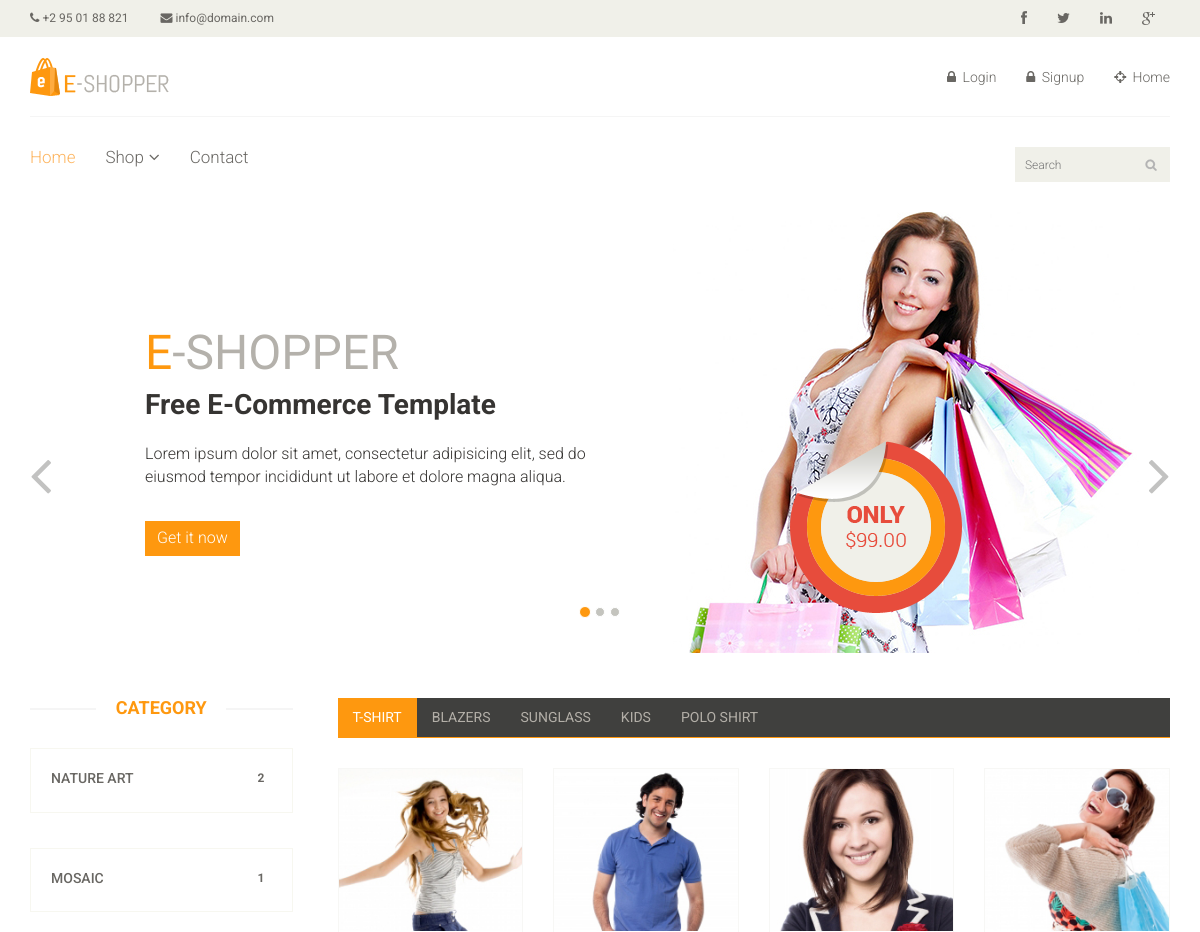
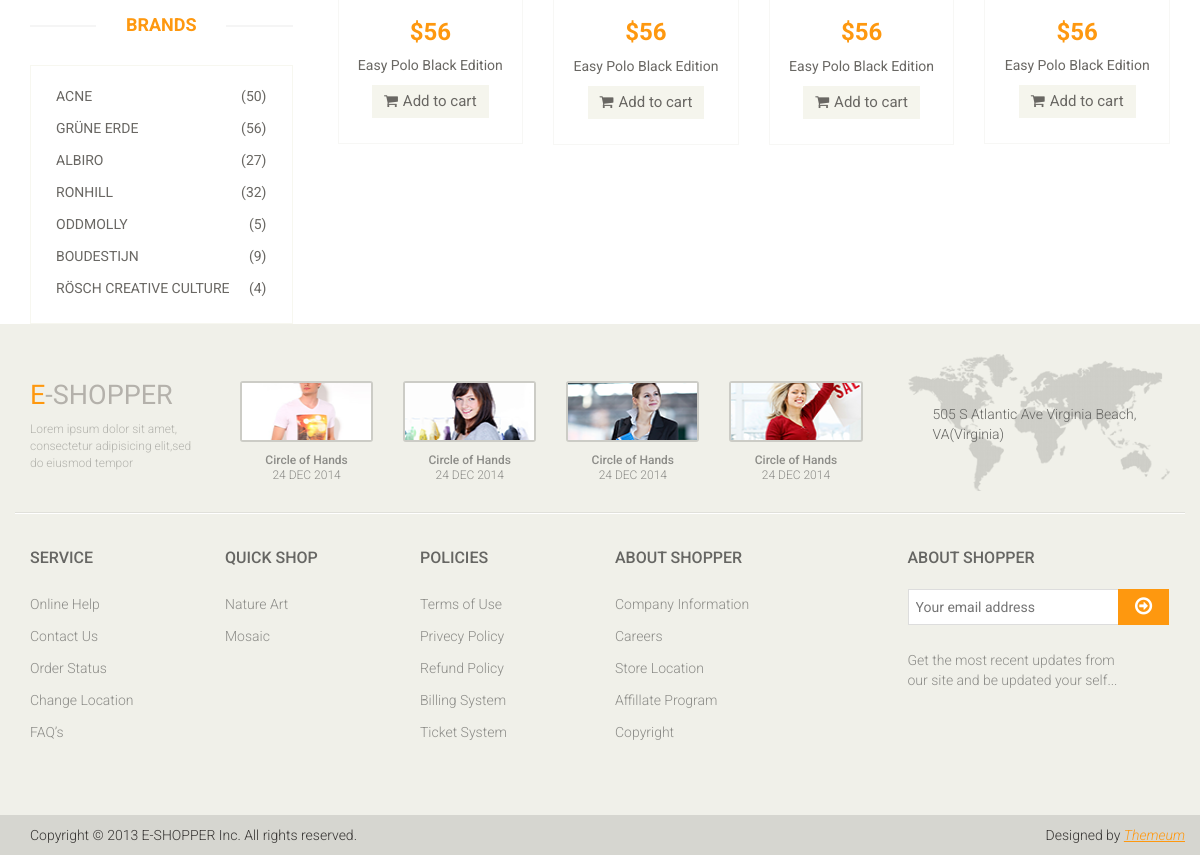
The page / on the database its author committed (2 pictures, top to bottom).
### artapp/models.py (models this page shows, shortened)
class Category(models.Model):
    name = models.CharField(max_length=150, blank=False)
    description = models.TextField(max_length=1500, blank=False)

### userapp/views.py (the view)
# urls.py: path('',home_view, name='home'),
def home_view(request):
    print(request.user)
    user= Custombaseuser.objects.filter(id=request.user.pk).first()
    art = Artproduct.objects.filter(owner__pk=request.user.pk)
    category = Category.objects.all()
    print(art)
    context={'user':user,'art':art,'category':category}
    return render(request, 'index.html', context)

### artapp/models.py (called while the page is built)
    def get_absolute_url(self):
        return reverse('product_view',kwargs={"id":self.name})

    def __str__(self):
        return f'{self.name}'

### artapp/templatetags/artproductserializer.py (called while the page is built)
@register.filter
def artproduct_count(value):
    countval = Artproduct.objects.filter(category_id=value)
    return countval.count()

@register.filter
def artproduct_loop(value):
    countval = Artproduct.objects.filter(category_id=value)
    return countval

### templates/index.html (shortened to what this page needs)
{% load static %}
{% load artproductserializer %}
<!DOCTYPE html>
<html lang="en">
<head>
	<link href="{% static 'css/bootstrap.min.css' %}" rel="stylesheet">
	<link href="{% static 'css/font-awesome.min.css' %}" rel="stylesheet">
	<link href="{% static 'css/prettyPhoto.css' %}" rel="stylesheet">
	<link href="{% static 'css/price-range.css' %}" rel="stylesheet">
	<link href="{% static 'css/animate.css' %}" rel="stylesheet">
	<link href="{% static 'css/main.css' %}" rel="stylesheet">
	<link href="{% static 'css/responsive.css' %}" rel="stylesheet">
</head>
<body>
	<header id="header">
		{% block header_top %}
		<div class="header_top">
			<div class="container">
				<div class="row">
					<div class="col-sm-6">
						<div class="contactinfo">
							<ul class="nav nav-pills">
								<li><a href="#"><i class="fa fa-phone"></i> +2 95 01 88 821</a></li>
								<li><a href="#"><i class="fa fa-envelope"></i> info@domain.com</a></li>
							</ul>
						</div>
					</div>
					<div class="col-sm-6">
						<div class="social-icons pull-right">
							<ul class="nav navbar-nav">
								<li><a href="#"><i class="fa fa-facebook"></i></a></li>
								<li><a href="#"><i class="fa fa-twitter"></i></a></li>
								<li><a href="#"><i class="fa fa-linkedin"></i></a></li>
								<li><a href="#"><i class="fa fa-google-plus"></i></a></li>
							</ul>
						</div>
					</div>
				</div>
			</div>
		</div>
		{% endblock header_top %}
		{% block header_middle %}
		<div class="header-middle">
			<div class="container">
				<div class="row">
					<div class="col-sm-4">
						<div class="logo pull-left">
							<a href="index.html"><img src="images/home/logo.png" alt="LOGO" /></a>
						</div>
					</div>
					<div class="col-sm-8">
						<div class="shop-menu pull-right">
							<ul class="nav navbar-nav">
								{% if request.user.is_authenticated %}
								<li><a href="#"><i class="fa fa-user"></i> Account</a></li>
								<li><a href="#"><i class="fa fa-star"></i> Wishlist</a></li>
								<li><a href="checkout.html"><i class="fa fa-crosshairs"></i> Checkout</a></li>
								<li><a href="cart.html"><i class="fa fa-shopping-cart"></i> Cart</a></li>
								{%else%}
								<li><a href="{% url 'login' %}"><i class="fa fa-lock"></i> Login</a></li>
								<li><a href="{% url 'signup' %}"><i class="fa fa-lock"></i> Signup</a></li>
								<li><a href="{% url 'home' %}"><i class="fa fa-crosshairs"></i> Home</a></li>
								{%endif%}
							</ul>
						</div>
					</div>
				</div>
			</div>
		</div>
		{% endblock header_middle %}
		{% block header_bottom %}
		<div class="header-bottom">
			<div class="container">
				<div class="row">
					<div class="col-sm-9">
						<div class="mainmenu pull-left">
							<ul class="nav navbar-nav collapse navbar-collapse">
								<li><a href="index.html" class="active">Home</a></li>
								<li class="dropdown"><a href="#">Shop<i class="fa fa-angle-down"></i></a>
								</li>
								<li><a href="contact-us.html">Contact</a></li>
							</ul>
						</div>
					</div>
					<div class="col-sm-3">
						<div class="search_box pull-right">
							<input type="text" placeholder="Search" />
						</div>
					</div>
				</div>
			</div>
		</div>
		{% endblock header_bottom %}
	</header>
	{% block slider %}
	<section id="slider">
		<div class="container">
			<div class="row">
				<div class="col-sm-12">
					<div id="slider-carousel" class="carousel slide" data-ride="carousel">
						<ol class="carousel-indicators">
							<li data-target="#slider-carousel" data-slide-to="0" class="active"></li>
							<li data-target="#slider-carousel" data-slide-to="1"></li>
							<li data-target="#slider-carousel" data-slide-to="2"></li>
						</ol>
						<div class="carousel-inner">
							<div class="item active">
								<div class="col-sm-6">
									<h1><span>E</span>-SHOPPER</h1>
									<h2>Free E-Commerce Template</h2>
									<p>Lorem ipsum dolor sit amet, consectetur adipisicing elit, sed do eiusmod tempor
										incididunt ut labore et dolore magna aliqua. </p>
									<button type="button" class="btn btn-default get">Get it now</button>
								</div>
								<div class="col-sm-6">
									<img src="images/home/girl1.jpg" class="girl img-responsive" alt="" />
									<img src="images/home/pricing.png" class="pricing" alt="" />
								</div>
							</div>
						</div>
						<a href="#slider-carousel" class="left control-carousel hidden-xs" data-slide="prev">
							<i class="fa fa-angle-left"></i>
						</a>
						<a href="#slider-carousel" class="right control-carousel hidden-xs" data-slide="next">
							<i class="fa fa-angle-right"></i>
						</a>
					</div>
				</div>
			</div>
		</div>
	</section>
	{% endblock slider %}
	<section>
		<div class="container">
			<div class="row">
				<div class="col-sm-3">
					<div class="left-sidebar">
						{% block category %}
						<h2>Category</h2>
						{%for i in category%}
						<div class="panel-group category-products" id="accordian">
							<div class="panel panel-default">
								<div class="panel-heading">
									<h4 class="panel-title">
										<a data-toggle="collapse" data-parent="#accordian" href="#{{i.id}}">
											<span class="badge pull-right">{{ i.id|artproduct_count }}</span>
											{{i.name}}
										</a>
									</h4>
								</div>
							</div>
						</div>
						{%endfor%}
						{% endblock category %}
						{% block brands %}
						<div class="brands_products">
							<h2>Brands</h2>
							<div class="brands-name">
								<ul class="nav nav-pills nav-stacked">
									<li><a href="#"> <span class="pull-right">(50)</span>Acne</a></li>
									<li><a href="#"> <span class="pull-right">(56)</span>Grüne Erde</a></li>
									<li><a href="#"> <span class="pull-right">(27)</span>Albiro</a></li>
									<li><a href="#"> <span class="pull-right">(32)</span>Ronhill</a></li>
									<li><a href="#"> <span class="pull-right">(5)</span>Oddmolly</a></li>
									<li><a href="#"> <span class="pull-right">(9)</span>Boudestijn</a></li>
									<li><a href="#"> <span class="pull-right">(4)</span>Rösch creative culture</a></li>
								</ul>
							</div>
						</div>
						{% endblock brands %}
					</div>
				</div>
				{% block tabular_display %}
				<div class="col-sm-9 padding-right">
					<div class="category-tab">
						<div class="col-sm-12">
							<ul class="nav nav-tabs">
								<li class="active"><a href="#tshirt" data-toggle="tab">T-Shirt</a></li>
								<li><a href="#blazers" data-toggle="tab">Blazers</a></li>
								<li><a href="#sunglass" data-toggle="tab">Sunglass</a></li>
								<li><a href="#kids" data-toggle="tab">Kids</a></li>
								<li><a href="#poloshirt" data-toggle="tab">Polo shirt</a></li>
							</ul>
						</div>
						<div class="tab-content">
							<div class="tab-pane fade active in" id="tshirt">
								<div class="col-sm-3">
									<div class="product-image-wrapper">
										<div class="single-products">
											<div class="productinfo text-center">
												<img src="images/home/gallery1.jpg" alt="" />
												<h2>$56</h2>
												<p>Easy Polo Black Edition</p>
												<a href="#" class="btn btn-default add-to-cart"><i
														class="fa fa-shopping-cart"></i>Add to cart</a>
											</div>
										</div>
									</div>
								</div>
								<div class="col-sm-3">
									<div class="product-image-wrapper">
										<div class="single-products">
											<div class="productinfo text-center">
												<img src="images/home/gallery2.jpg" alt="" />
												<h2>$56</h2>
												<p>Easy Polo Black Edition</p>
												<a href="#" class="btn btn-default add-to-cart"><i
														class="fa fa-shopping-cart"></i>Add to cart</a>
											</div>
										</div>
									</div>
								</div>
								<div class="col-sm-3">
									<div class="product-image-wrapper">
										<div class="single-products">
											<div class="productinfo text-center">
												<img src="images/home/gallery3.jpg" alt="" />
												<h2>$56</h2>
												<p>Easy Polo Black Edition</p>
												<a href="#" class="btn btn-default add-to-cart"><i
														class="fa fa-shopping-cart"></i>Add to cart</a>
											</div>
										</div>
									</div>
								</div>
								<div class="col-sm-3">
									<div class="product-image-wrapper">
										<div class="single-products">
											<div class="productinfo text-center">
												<img src="images/home/gallery4.jpg" alt="" />
												<h2>$56</h2>
												<p>Easy Polo Black Edition</p>
												<a href="#" class="btn btn-default add-to-cart"><i
														class="fa fa-shopping-cart"></i>Add to cart</a>
											</div>
										</div>
									</div>
								</div>
							</div>
						</div>
					</div>
				</div>
				{% endblock tabular_display %}
			</div>
		</div>
	</section>
	{% block footer%}
	<footer id="footer">
		<div class="footer-top">
			<div class="container">
				<div class="row">
					<div class="col-sm-2">
						<div class="companyinfo">
							<h2><span>e</span>-shopper</h2>
							<p>Lorem ipsum dolor sit amet, consectetur adipisicing elit,sed do eiusmod tempor</p>
						</div>
					</div>
					<div class="col-sm-7">
						<div class="col-sm-3">
							<div class="video-gallery text-center">
								<a href="#">
									<div class="iframe-img">
										<img src="images/home/iframe1.png" alt="" />
									</div>
								</a>
								<p>Circle of Hands</p>
								<h2>24 DEC 2014</h2>
							</div>
						</div>
						<div class="col-sm-3">
							<div class="video-gallery text-center">
								<a href="#">
									<div class="iframe-img">
										<img src="images/home/iframe2.png" alt="" />
									</div>
								</a>
								<p>Circle of Hands</p>
								<h2>24 DEC 2014</h2>
							</div>
						</div>
						<div class="col-sm-3">
							<div class="video-gallery text-center">
								<a href="#">
									<div class="iframe-img">
										<img src="images/home/iframe3.png" alt="" />
									</div>
								</a>
								<p>Circle of Hands</p>
								<h2>24 DEC 2014</h2>
							</div>
						</div>
						<div class="col-sm-3">
							<div class="video-gallery text-center">
								<a href="#">
									<div class="iframe-img">
										<img src="images/home/iframe4.png" alt="" />
									</div>
								</a>
								<p>Circle of Hands</p>
								<h2>24 DEC 2014</h2>
							</div>
						</div>
					</div>
					<div class="col-sm-3">
						<div class="address">
							<img src="images/home/map.png" alt="" />
							<p>505 S Atlantic Ave Virginia Beach, VA(Virginia)</p>
						</div>
					</div>
				</div>
			</div>
		</div>
		<div class="footer-widget">
			<div class="container">
				<div class="row">
					<div class="col-sm-2">
						<div class="single-widget">
							<h2>Service</h2>
							<ul class="nav nav-pills nav-stacked">
								<li><a href="#">Online Help</a></li>
								<li><a href="#">Contact Us</a></li>
								<li><a href="#">Order Status</a></li>
								<li><a href="#">Change Location</a></li>
								<li><a href="#">FAQ’s</a></li>
							</ul>
						</div>
					</div>
					<div class="col-sm-2">
						<div class="single-widget">
							<h2>Quick Shop</h2>
							<ul class="nav nav-pills nav-stacked">
								{% for i in category %}
								<li><a href="#">{{i.name}}</a></li>
								{%endfor%}
							</ul>
						</div>
					</div>
					<div class="col-sm-2">
						<div class="single-widget">
							<h2>Policies</h2>
							<ul class="nav nav-pills nav-stacked">
								<li><a href="#">Terms of Use</a></li>
								<li><a href="#">Privecy Policy</a></li>
								<li><a href="#">Refund Policy</a></li>
								<li><a href="#">Billing System</a></li>
								<li><a href="#">Ticket System</a></li>
							</ul>
						</div>
					</div>
					<div class="col-sm-2">
						<div class="single-widget">
							<h2>About Shopper</h2>
							<ul class="nav nav-pills nav-stacked">
								<li><a href="#">Company Information</a></li>
								<li><a href="#">Careers</a></li>
								<li><a href="#">Store Location</a></li>
								<li><a href="#">Affillate Program</a></li>
								<li><a href="#">Copyright</a></li>
							</ul>
						</div>
					</div>
					<div class="col-sm-3 col-sm-offset-1">
						<div class="single-widget">
							<h2>About Shopper</h2>
							<form action="#" class="searchform">
								<input type="text" placeholder="Your email address" />
								<button type="submit" class="btn btn-default"><i
										class="fa fa-arrow-circle-o-right"></i></button>
								<p>Get the most recent updates from <br />our site and be updated your self...</p>
							</form>
						</div>
					</div>
				</div>
			</div>
		</div>
		<div class="footer-bottom">
			<div class="container">
				<div class="row">
					<p class="pull-left">Copyright © 2013 E-SHOPPER Inc. All rights reserved.</p>
					<p class="pull-right">Designed by <span><a target="_blank"
								href="http://www.themeum.com">Themeum</a></span></p>
				</div>
			</div>
		</div>
	</footer>
	{%endblock footer%}
</body>
</html>

### rows shown on the page
Category: id|artproduct_count "2", name "NATURE ART", name "Nature Art"
Category: id|artproduct_count "1", name "MOSAIC", name "Mosaic"
